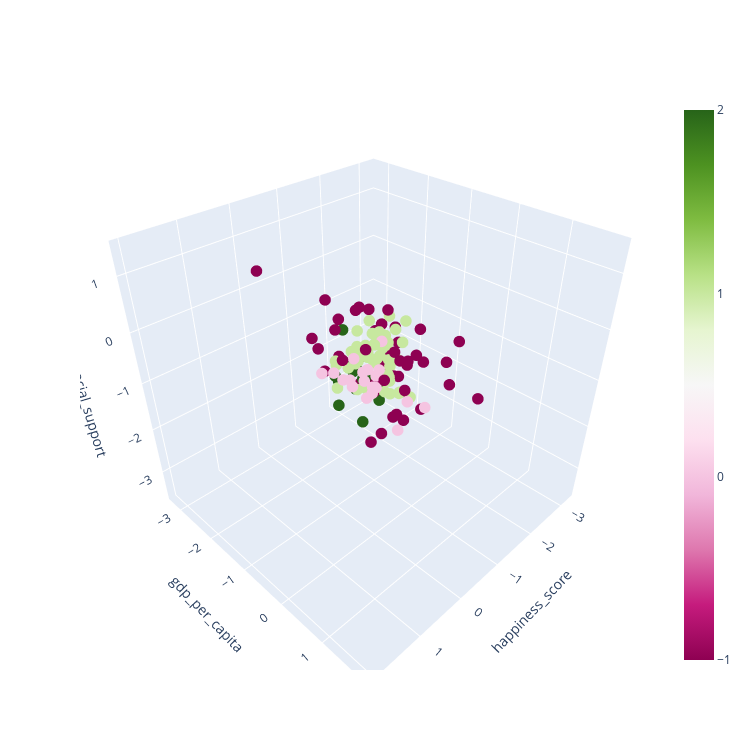

Write notebook code for a chart like this one.
### Markdown cell above
4. Провести кластеризацию данных с помощью алгоритма DBSCAN.

### Code cell
model = DBSCAN(eps=1.2, min_samples=5).fit(df)
df["Cluster"] = model.labels_
makeFigure()

### Figure 1 — Plotly figure (JSON) as saved in the notebook; plotly's stock layout.template omitted (floating-point values rounded to 4 significant figures; data arrays with more than 128 entries replaced by an {"elided": "..."} marker saying what was removed)
{"data": [{"marker": {"color": {"elided": "136 int values"}, "colorbar": {"nticks": 5}, "size": 4}, "mode": "markers", "type": "scatter3d", "x": {"elided": "136 float values"}, "y": {"elided": "136 float values"}, "z": {"elided": "136 float values"}}], "layout": {"height": 750, "scene": {"xaxis": {"title": {"text": "happiness_score"}}, "yaxis": {"title": {"text": "gdp_per_capita"}}, "zaxis": {"title": {"text": "social_support"}}}, "width": 750}}
